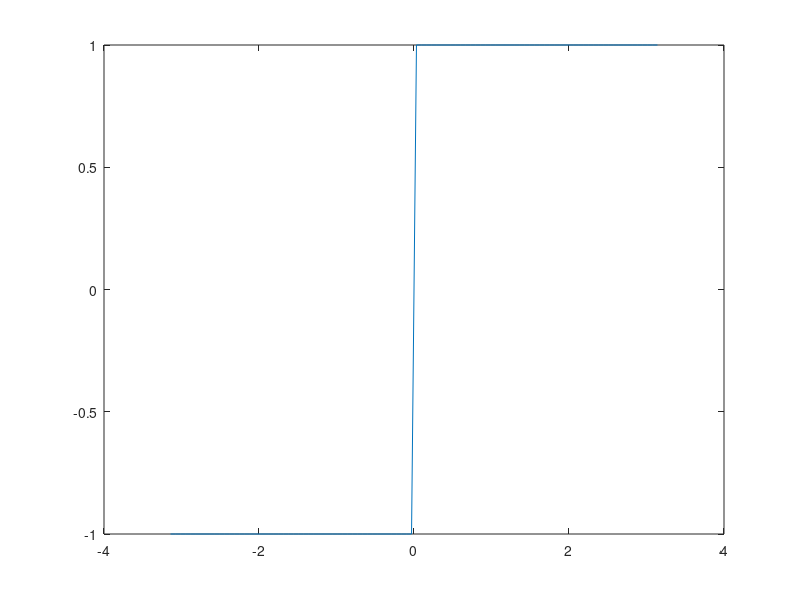
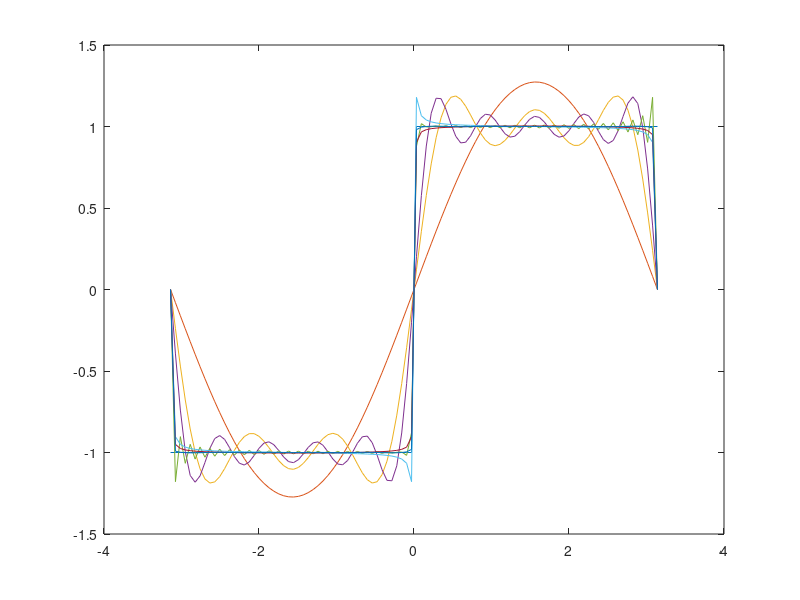
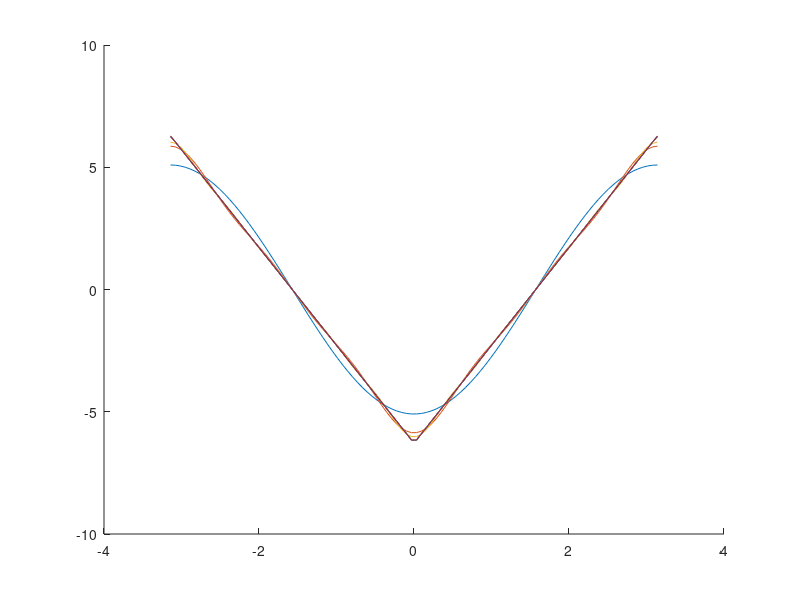

The MATLAB source for these figures, in order:
clc; clear all
f = @(t) (t<=pi).*(t>0) -(t>=-pi).*(t<=0);
t = linspace(-pi,pi,100);
plot(t,f(t));
fchap =@(k) (1i/(pi.*k)).*(((-1)^k)-1);
Sn = [];
n = [1 5 10 50 100 200 1000];

figure()
plot(t,f(t))
hold on;
for i=1:length(n) % grand N 
    S = 0;
    for k=(-n(i)):n(i)
        if k~=0
         S = S + real(fchap(k).*exp(1i.*k.*t));
        end
    end
    Sn(i,:)=S;
    plot(t,S)
    hold on
end
figure()
hold on;
for i=1:length(n) % grand N 
    S = 0;
    for k=(-n(i)):n(i)
        if k~=0
         S = S + real(2*pi*fchap(k)^2.*exp(1i.*k.*t));
        end
    end
    Sn(i,:)=S;
    plot(t,S)
    hold on
end